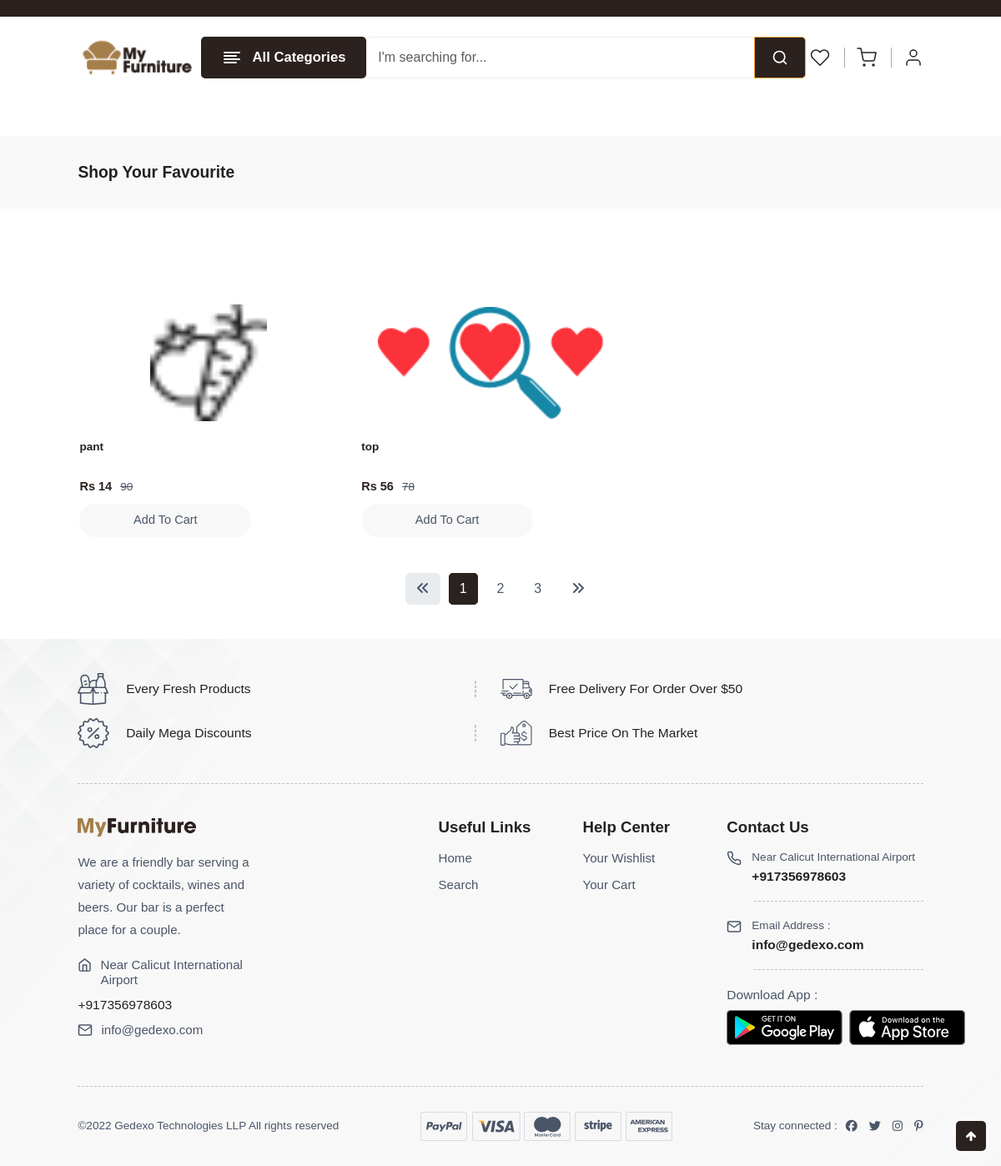
/shop-category/1, run on an earlier commit of the app's database.
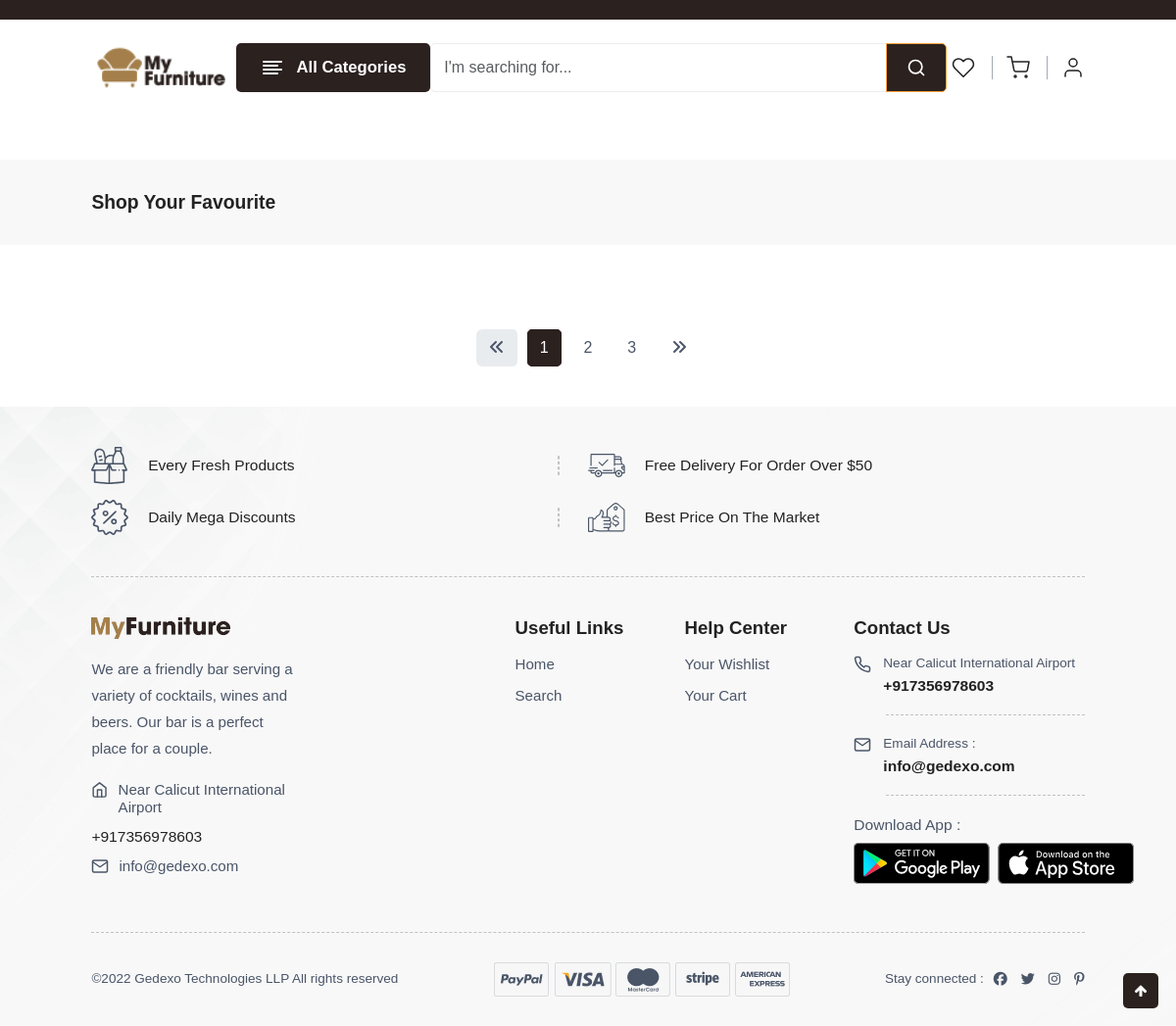
And on a later commit of the database.
### user/models.py (models this page shows, shortened)
class Product(models.Model):
    product = models.CharField(max_length = 150)
    image = VersatileImageField(upload_to="products/", null=True)
    category = models.ForeignKey(Category, on_delete=models.CASCADE,null=True, blank=True)
    subcategory = models.ForeignKey(SubCategory, on_delete=models.CASCADE,null=True, blank=True)
    price = models.IntegerField()
    offer_price = models.IntegerField(null=True, blank=True)
    quantity = models.IntegerField(default = 0)
    description = models.CharField(max_length = 250)
    is_top_save_today= models.BooleanField(default = False,null=True, blank=True)
    is_best_seller = models.BooleanField(default = False,null=True, blank=True)
    sub_image1 = VersatileImageField(upload_to="products/", null=True, blank=True)
    sub_image2 = VersatileImageField(upload_to="products/", null=True, blank=True)
    sub_image3 = VersatileImageField(upload_to="products/", null=True, blank=True)

### user/views.py (the view)
# urls.py: path("shop-category/<int:id>", views.shop_category, name="shop_category"),
def shop_category(request,id):
    subcategory = SubCategory.objects.filter(id=id)
    context = {
        "subcategory":subcategory
    }
    return render(request, "web/shop-category.html", context)

### templates/web/shop-category.html (shortened to what this page needs)
{% extends 'web/partials/base.html' %}
{% load static %}
{% block content %}
    <section class="breadscrumb-section pt-0">
        <div class="container-fluid-lg">
            <div class="row">
                <div class="col-12">
                    <div class="breadscrumb-contain">
                        <h2>Shop Your Favourite</h2>
                    </div>
                </div>
            </div>
        </div>
    </section>
    <section class="section-b-space shop-section ">
        <div class="container-fluid-lg">
            <div class="row">
                    <div class="row g-sm-4 g-3 product-list-section mt-3">
                        {% for pro in subcategory %}
                        {% for product in pro.get_products%}
                        <div class="col-lg-4 col-6 px-0">
                                        <div class="product-box" style="border-right:0px;">
                                            <div class="product-image">
                                                <a href={% url 'user:product' product.id %}>
                                                    <img src="{{product.image.url}}"
                                                            class="img-fluid blur-up lazyload" alt="">
                                                </a>
                                            </div>
                                            <div class="product-detail">
                                                <a href={% url 'user:product' product.id %}>
                                                            <h6 class="name">{{product.product}}</h6>
                                                </a>
                                                <h5 class="sold text-content">
                                                    {% if product.offer_price %}
                                                        <span class="theme-color price">Rs {{product.offer_price}}</span>
                                                            <del>{{product.price}}</del>
                                                    {% else %}
                                                    <span class="theme-color price">Rs {{product.price}}</span>
                                                    {% endif %}
                                                </h5>
                                                {% if product.quantity > 0%}
                                                <div class="add-to-cart-box">
                                                    <a href="{% url 'user:addtocart' product.id %}">
                                                        <button class="btn btn-add-cart">Add To Cart</button>
                                                    </a>
                                                </div>
                                                {% else %}
                                                <div class="add-to-cart-box">
                                                        <button class="btn btn-add-cart">Out Of Stock </button>
                                                </div>
                                                {% endif %}
                                            </div>
                                        </div>
                                    </div>
                        {% endfor %}
                        {% endfor %}
                        </div>
                    <nav class="custome-pagination">
                        <ul class="pagination justify-content-center">
                            <li class="page-item disabled">
                                <a class="page-link" href="javascript:void(0)" tabindex="-1" aria-disabled="true">
                                    <i class="fa-solid fa-angles-left"></i>
                                </a>
                            </li>
                            <li class="page-item active">
                                <a class="page-link" href="javascript:void(0)">1</a>
                            </li>
                            <li class="page-item" aria-current="page">
                                <a class="page-link" href="javascript:void(0)">2</a>
                            </li>
                            <li class="page-item">
                                <a class="page-link" href="javascript:void(0)">3</a>
                            </li>
                            <li class="page-item">
                                <a class="page-link" href="javascript:void(0)">
                                    <i class="fa-solid fa-angles-right"></i>
                                </a>
                            </li>
                        </ul>
                    </nav>
            </div>
        </div>
    </section>
</html>
{% endblock %}

What changed in the data, as far as the page shows it:
no longer on this page (row edited): Product: image (picture), product "pant", offer_price "14", price "90", quantity "Add To Cart"
removed Product: image (picture), product "top", offer_price "56", price "78", quantity "Add To Cart"
